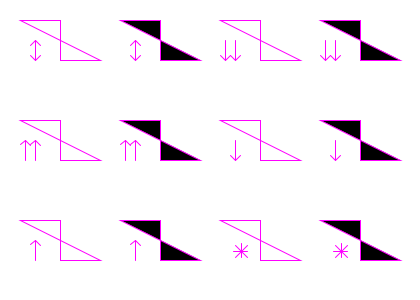
Frame 1 (no input)
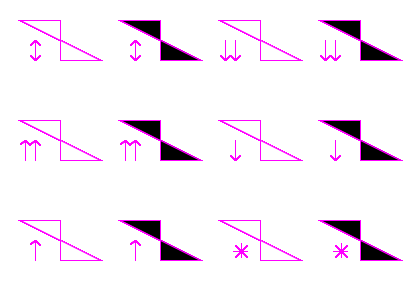
Frame 60 (the mouse pressed at the canvas centre just before this capture)
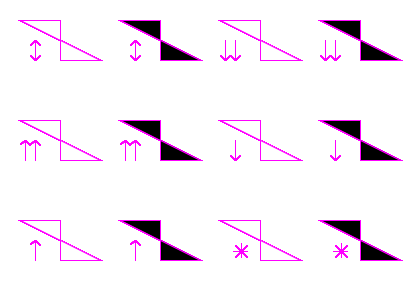
Frame 120 (the mouse held since frame 60 and released just before this capture)

The Processing sketch that drew these frames (run headless with seeded random() and noise(); from frame 60 on, the mouse is pressed at the canvas centre):

// Processing sketch: processing_75256
// ── processing_75256.pde

//globals
int pX, pY, rX, rY;
boolean release = true;
boolean ddwC, ddbC, uuwC, uubC, dwC, dbC, uwC, ubC = false;
 
Poly ddwS = drawShape(200, 0);
Poly ddbS = drawShape(300, 0);
Poly uuwS = drawShape(0, 100);
Poly uubS = drawShape(100, 100);
Poly dwS = drawShape(200, 100);
Poly dbS = drawShape(300, 100);
Poly uwS = drawShape(0, 200);
Poly ubS = drawShape(100, 200);
Poly swS = drawShape(200, 200);
Poly sbS = drawShape(300, 200);
 
void setup() {
  size(420, 300);
  background(255);
}
 
void draw() {
  stroke(255, 0, 255);
  udw();
  drawArrow(35, 40, 0, true);
  udb();
  drawArrow(135, 40, 0, true);
  ddw(ddwC);
  drawArrow(225, 40, 0, false);
  drawArrow(235, 40, 0, false);
  ddb(ddbC);
  drawArrow(325, 40, 0, false);
  drawArrow(335, 40, 0, false);
  uuw(uuwC);
  drawArrow(25, 160, PI, false);
  drawArrow(35, 160, PI, false);
  uub(uubC);
  drawArrow(125, 160, PI, false);
  drawArrow(135, 160, PI, false);
  dw(dwC);
  drawArrow(235, 140, 0, false);
  db(dbC);
  drawArrow(335, 140, 0, false);
  uw(uwC);
  drawArrow(35, 260, PI, false);
  ub(ubC);
  drawArrow(135, 260, PI, false);
  fill(255);
  swS.drawMe();
  drawStar(235, 245);
  fill(0);
  sbS.drawMe();
  drawStar(335, 245);
}
 
void drawStar(int locX, int locY){
  pushMatrix();
  translate(locX,locY);
  line(0,0, 12,12);
  line(12,0, 0,12);
  line(6,-2, 6,12);
  line(-2,6, 12,6);
  popMatrix();
}
 
void drawArrow(int locX, int locY, float rotation, boolean ud) {
  pushMatrix();
  translate(locX, locY);
  rotate(rotation);
  line(0, 0, 0, 20);
  line(0, 20, -5, 15);
  line(0, 20, 5, 15);
  if (ud) {
    line(0, 0, -5, 5);
    line(0, 0, 5, 5);
  }
  popMatrix();
};
 
Poly drawShape(int offsetX, int offsetY) {
  int[] sx = new int[6];
  int[] sy = new int[6];
  sx[0] = 20+offsetX;
  sx[1] = 60+offsetX;
  sx[2] = 60+offsetX;
  sx[3] = 100+offsetX;
  sx[4] = 100+offsetX;
  sx[5] = 20+offsetX;
  sy[0] = 20+offsetY;
  sy[1] = 20+offsetY;
  sy[2] = 60+offsetY;
  sy[3] = 60+offsetY;
  sy[4] = 100+offsetY;
  sy[5] = 100+offsetY;
  Poly newShape = new Poly(sx, sy, 4);
  return newShape;
}
 
void udw() {
  Poly newShape = drawShape(0, 0);
  if (release == false) {
    if (newShape.contains(pX, pY)) {
      fill(0);
      newShape.drawMe();
    }
  }
  else {
    fill(255);
    newShape.drawMe();
  }
}
 
void udb() {
  Poly newShape = drawShape(100, 0);
  if (release == false) {
    if (newShape.contains(pX, pY)) {
      fill(255);
      newShape.drawMe();
    }
  }
  else {
    fill(0);
    newShape.drawMe();
  }
}
 
void ddw(boolean clicked) {
  if (clicked == true) {
    fill(0);
    ddwS.drawMe();
  }
  else {
    fill(255);
    ddwS.drawMe();
  }
}
 
void ddb(boolean clicked) {
  if (clicked == true) {
    fill(255);
    ddbS.drawMe();
  }
  else {
    fill(0);
    ddbS.drawMe();
  }
}
 
void uuw(boolean clicked) {
  if (clicked == true) {
    fill(0);
    uuwS.drawMe();
  }
  else {
    fill(255);
    uuwS.drawMe();
  }
}
 
void uub(boolean clicked) {
  if (clicked == true) {
    fill(255);
    uubS.drawMe();
  }
  else {
    fill(0);
    uubS.drawMe();
  }
}
 
void dw(boolean clicked) {
  if (clicked == true) {
    fill(0);
    dwS.drawMe();
  }
  else {
    fill(255);
    dwS.drawMe();
  }
}
 
void db(boolean clicked) {
  if (clicked == true) {
    fill(255);
    dbS.drawMe();
  }
  else {
    fill(0);
    dbS.drawMe();
  }
}
 
void uw(boolean clicked) {
  if (clicked == true) {
    fill(0);
    uwS.drawMe();
  }
  else {
    fill(255);
    uwS.drawMe();
  }
}
 
void ub(boolean clicked) {
  if (clicked == true) {
    fill(255);
    ubS.drawMe();
  }
  else {
    fill(0);
    ubS.drawMe();
  }
}
 
void mousePressed() {
  pX = mouseX;
  pY = mouseY;
  release = false;
  if (ddwS.contains(pX, pY)) ddwC = !ddwC;
  if (ddbS.contains(pX, pY)) ddbC = !ddbC;
  if (dwS.contains(pX, pY)) dwC = true;
  if (dbS.contains(pX, pY)) dbC = true;
}
 
void mouseReleased() {
  rX = mouseX;
  rY = mouseY;
  if (uuwS.contains(rX, rY)) uuwC = !uuwC;
  if (uubS.contains(rX, rY)) uubC = !uubC;
  if (uwS.contains(rX, rY)) uwC = true;
  if (ubS.contains(rX, rY)) ubC = true;
  release = true;
}
 
class Poly extends java.awt.Polygon {
  public Poly() {
    super();
  }
 
  public Poly(int[] x, int[] y, int n) {
    super(x, y, n);
  }
 
  void drawMe() {
    beginShape();
    for (int i=0; i<npoints; i++) {
      vertex(xpoints[i], ypoints[i]);
    }
    endShape(CLOSE);
  }
}
